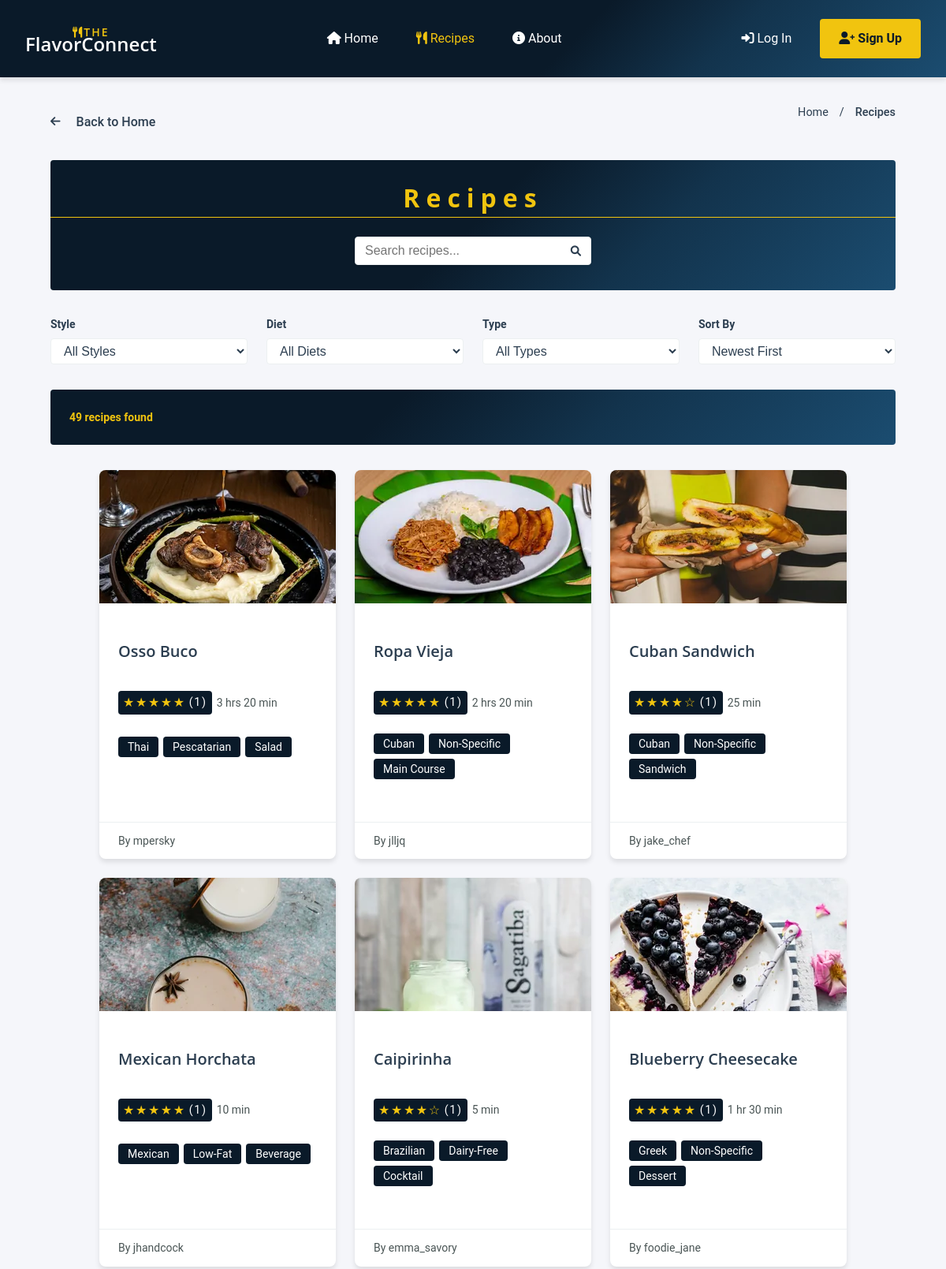
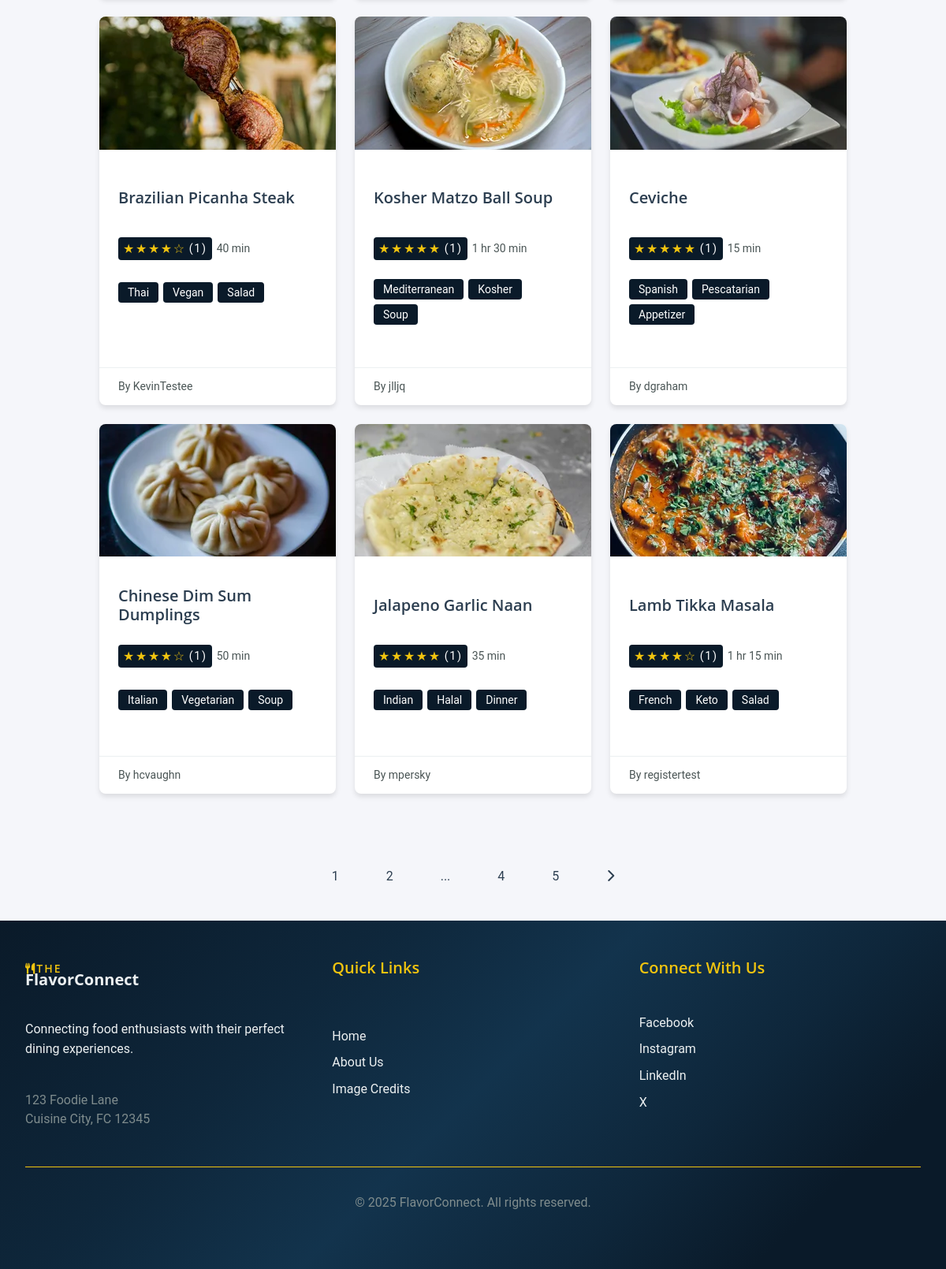
Page /recipes/index.php on the committed database (2 pictures, top to bottom).
### tables this page shows
CREATE TABLE `recipe` (
  `recipe_id` int UNSIGNED NOT NULL,
  `user_id` int UNSIGNED NOT NULL,
  `title` varchar(100) NOT NULL,
  `description` text,
  `type_id` int UNSIGNED DEFAULT NULL,
  `style_id` int UNSIGNED DEFAULT NULL,
  `diet_id` int UNSIGNED DEFAULT NULL,
  `prep_time` int DEFAULT '0',
  `cook_time` int DEFAULT '0',
  `video_url` varchar(255) DEFAULT NULL,
  `img_file_path` varchar(255) DEFAULT NULL,
  `alt_text` varchar(255) DEFAULT NULL,
  `is_featured` tinyint(1) DEFAULT '0',
  `created_at` timestamp NOT NULL DEFAULT CURRENT_TIMESTAMP,
  `updated_at` timestamp NULL DEFAULT NULL ON UPDATE CURRENT_TIMESTAMP
);

CREATE TABLE `recipe_style` (
  `style_id` int NOT NULL,
  `name` varchar(50) NOT NULL
);

CREATE TABLE `recipe_diet` (
  `diet_id` int NOT NULL,
  `name` varchar(50) NOT NULL
);

CREATE TABLE `recipe_type` (
  `type_id` int NOT NULL,
  `name` varchar(50) NOT NULL
);

CREATE TABLE `user_account` (
  `user_id` int UNSIGNED NOT NULL,
  `username` varchar(50) NOT NULL,
  `first_name` varchar(50) NOT NULL,
  `last_name` varchar(50) NOT NULL,
  `email` varchar(100) NOT NULL,
  `password_hash` varchar(255) NOT NULL,
  `user_level` enum('s','a','u') NOT NULL DEFAULT 'u',
  `is_active` tinyint(1) DEFAULT '1',
  `created_at` timestamp NOT NULL DEFAULT CURRENT_TIMESTAMP,
  `updated_at` timestamp NULL DEFAULT NULL ON UPDATE CURRENT_TIMESTAMP
);

### public/recipes/index.php (the view, shortened to what the rows shown need)
<?php
require_once('../../private/core/initialize.php');
if($session->is_logged_in()) {
    include(SHARED_PATH . '/member_header.php');
} else {
    include(SHARED_PATH . '/public_header.php');
}
?>
<link rel="stylesheet" href="<?php echo url_for('/assets/css/pages/recipe-gallery.css?v=1.0'); ?>">
<?php
$search = $_GET['search'] ?? '';
$style_id = !empty($_GET['style']) ? (int)$_GET['style'] : null;
$diet_id = !empty($_GET['diet']) ? (int)$_GET['diet'] : null;
$type_id = !empty($_GET['type']) ? (int)$_GET['type'] : null;
$sort = $_GET['sort'] ?? 'newest';
$current_page = $_GET['page'] ?? 1;
$current_page = max(1, (int)$current_page);
$per_page = 12;
$styles = RecipeAttribute::find_by_type('style');
$diets = RecipeAttribute::find_by_type('diet');
$types = RecipeAttribute::find_by_type('type');
$offset = ($current_page - 1) * $per_page;
$filter_config = [
    'search' => $search,
    'style_id' => $style_id,
    'diet_id' => $diet_id,
    'type_id' => $type_id,
    'sort' => $sort,
    'limit' => $per_page,
    'offset' => $offset,
    'include_favorites' => $session->is_logged_in(),
    'user_id' => $session->is_logged_in() ? $session->get_user_id() : null
];
$recipe_filter = new RecipeFilter($filter_config);
$recipes = $recipe_filter->apply();
$recipesData = array_map(function($recipe) use ($session) {
    $style = $recipe->style();
    $diet = $recipe->diet();
    $type = $recipe->type();
    $user = User::find_by_id($recipe->user_id);
    $rating = $recipe->get_average_rating();
    return [
        'recipe_id' => $recipe->recipe_id,
        'user_id' => $session->is_logged_in() ? $session->get_user_id() : null,
        'username' => $user ? $user->username : 'Unknown',
        'title' => $recipe->title,
        'description' => $recipe->description,
        'style_id' => $recipe->style_id,
        'style' => $style ? $style->name : null,
        'diet_id' => $recipe->diet_id,
        'diet' => $diet ? $diet->name : null,
        'type_id' => $recipe->type_id,
        'type' => $type ? $type->name : null,
        'prep_time' => $recipe->prep_time,
        'cook_time' => $recipe->cook_time,
        'img_file_path' => $recipe->img_file_path,
        'created_at' => $recipe->created_at,
        'rating' => $rating['average'] ?? null,
        'rating_count' => $rating['count'] ?? 0,
        'is_favorited' => $recipe->is_favorited ?? false
    ];
}, $recipes);
?>
<div class="recipe-gallery">
    <div class="gallery-header">
        <h1 class="gallery-title">Recipes</h1>
    </div>
    <?php if(empty($recipes)) { ?>
        <div class="no-results">
            <p>No recipes found matching your criteria.</p>
            <a href="<?php echo url_for('/recipes/index.php'); ?>" class="btn btn-primary">Clear Filters</a>
        </div>
    <?php } else { ?>
        <div class="recipe-grid">
            <?php foreach($recipes as $recipe) {
                $style = $recipe->style();
                $diet = $recipe->diet();
                $type = $recipe->type();
            ?>
                <article class="recipe-card" role="article">
                    <a href="<?php echo url_for('/recipes/show.php?id=' . h(u($recipe->recipe_id))); ?>"
                       class="recipe-link"
                       aria-labelledby="recipe-title-<?php echo h($recipe->recipe_id); ?>">
                        <div class="recipe-image-container">
                            <img src="<?php echo url_for($recipe->get_image_path('thumb')); ?>"
                                 alt="<?php echo h($recipe->title); ?>"
                                 class="recipe-image">
                        </div>
                        <div class="recipe-content">
                            <h2 class="recipe-title" id="recipe-title-<?php echo h($recipe->recipe_id); ?>"><?php echo h($recipe->title); ?></h2>
                            <div class="recipe-meta">
                                <span class="rating" aria-label="Rating: <?php echo $recipe->get_average_rating(); ?> out of 5 stars">
                                    <?php
                                        $rating = $recipe->get_average_rating();
                                        for ($i = 1; $i <= floor($rating); $i++) {
                                            echo '&#9733;';
                                        }
                                        $remaining = 5 - ceil($rating);
                                        for ($i = 1; $i <= $remaining; $i++) {
                                            echo '&#9734;';
                                        }
                                        echo ' <span class="review-count" aria-label="' . $recipe->rating_count() . ' reviews">(' . $recipe->rating_count() . ')</span>';
                                    ?>
                                </span>
                                <span class="time" aria-label="Total time: <?php echo $recipe->get_total_time_display(); ?>">
                                    <?php echo $recipe->get_total_time_display(); ?>
                                </span>
                            </div>
                            <div class="recipe-attributes" role="list">
                                <?php if($style) { ?>
                                    <a href="<?php echo url_for('/recipes/index.php?style=' . h(u($style->id))); ?>" class="recipe-attribute"><?php echo h($style->name); ?></a>
                                <?php } ?>
                                <?php if($diet) { ?>
                                    <a href="<?php echo url_for('/recipes/index.php?diet=' . h(u($diet->id))); ?>" class="recipe-attribute"><?php echo h($diet->name); ?></a>
                                <?php } ?>
                                <?php if($type) { ?>
                                    <a href="<?php echo url_for('/recipes/index.php?type=' . h(u($type->id))); ?>" class="recipe-attribute"><?php echo h($type->name); ?></a>
                                <?php } ?>
                            </div>
                        </div>
                        <div class="recipe-footer">
                            <div class="recipe-author">
                                <?php $user = User::find_by_id($recipe->user_id); ?>
                                <span class="author-name">By <?php echo h($user->username); ?></span>
                            </div>
                        </div>
                    </a>
                </article>
            <?php } ?>
        </div>
    <?php } ?>
</div>
<?php include(SHARED_PATH . '/footer.php'); ?>

### rows in the picture
recipe: img_file_path (picture), title "Osso Buco", rating_count "1", $recipe->get_total_time_display() "3 hrs 20 min", style.name "Thai", diet.name "Pescatarian", type.name "Salad", user.username "mpersky"
recipe: shows a picture, title "Ropa Vieja", rating_count "1", $recipe->get_total_time_display() "2 hrs 20 min", style.name "Cuban", diet.name "Non-Specific", type.name "Main Course", user.username "jlljq"
recipe: img_file_path (picture), title "Cuban Sandwich", rating_count "1", $recipe->get_total_time_display() "25 min", style.name "Cuban", diet.name "Non-Specific", type.name "Sandwich", user.username "jake_chef"
recipe: img_file_path (picture), title "Mexican Horchata", rating_count "1", $recipe->get_total_time_display() "10 min", style.name "Mexican", diet.name "Low-Fat", type.name "Beverage", user.username "jhandcock"
recipe: img_file_path (picture), title "Caipirinha", rating_count "1", $recipe->get_total_time_display() "5 min", style.name "Brazilian", diet.name "Dairy-Free", type.name "Cocktail", user.username "emma_savory"
recipe: img_file_path (picture), title "Blueberry Cheesecake", rating_count "1", $recipe->get_total_time_display() "1 hr 30 min", style.name "Greek", diet.name "Non-Specific", type.name "Dessert", user.username "foodie_jane"
recipe: img_file_path (picture), title "Brazilian Picanha Steak", rating_count "1", $recipe->get_total_time_display() "40 min", style.name "Thai", diet.name "Vegan", type.name "Salad", user.username "KevinTestee"
recipe: img_file_path (picture), title "Kosher Matzo Ball Soup", rating_count "1", $recipe->get_total_time_display() "1 hr 30 min", style.name "Mediterranean", diet.name "Kosher", type.name "Soup", user.username "jlljq"
recipe: img_file_path (picture), title "Ceviche", rating_count "1", $recipe->get_total_time_display() "15 min", style.name "Spanish", diet.name "Pescatarian", type.name "Appetizer", user.username "dgraham"
recipe: img_file_path (picture), title "Chinese Dim Sum Dumplings", rating_count "1", $recipe->get_total_time_display() "50 min", style.name "Italian", diet.name "Vegetarian", type.name "Soup", user.username "hcvaughn"
recipe: img_file_path (picture), title "Jalapeno Garlic Naan", rating_count "1", $recipe->get_total_time_display() "35 min", style.name "Indian", diet.name "Halal", type.name "Dinner", user.username "mpersky"
recipe: img_file_path (picture), title "Lamb Tikka Masala", rating_count "1", $recipe->get_total_time_display() "1 hr 15 min", style.name "French", diet.name "Keto", type.name "Salad", user.username "registertest"

### other values in the picture
$back_text "Back to Home"
$crumb['label'] "Home"
$crumb['label'] "Recipes"
$total_recipes "49"
